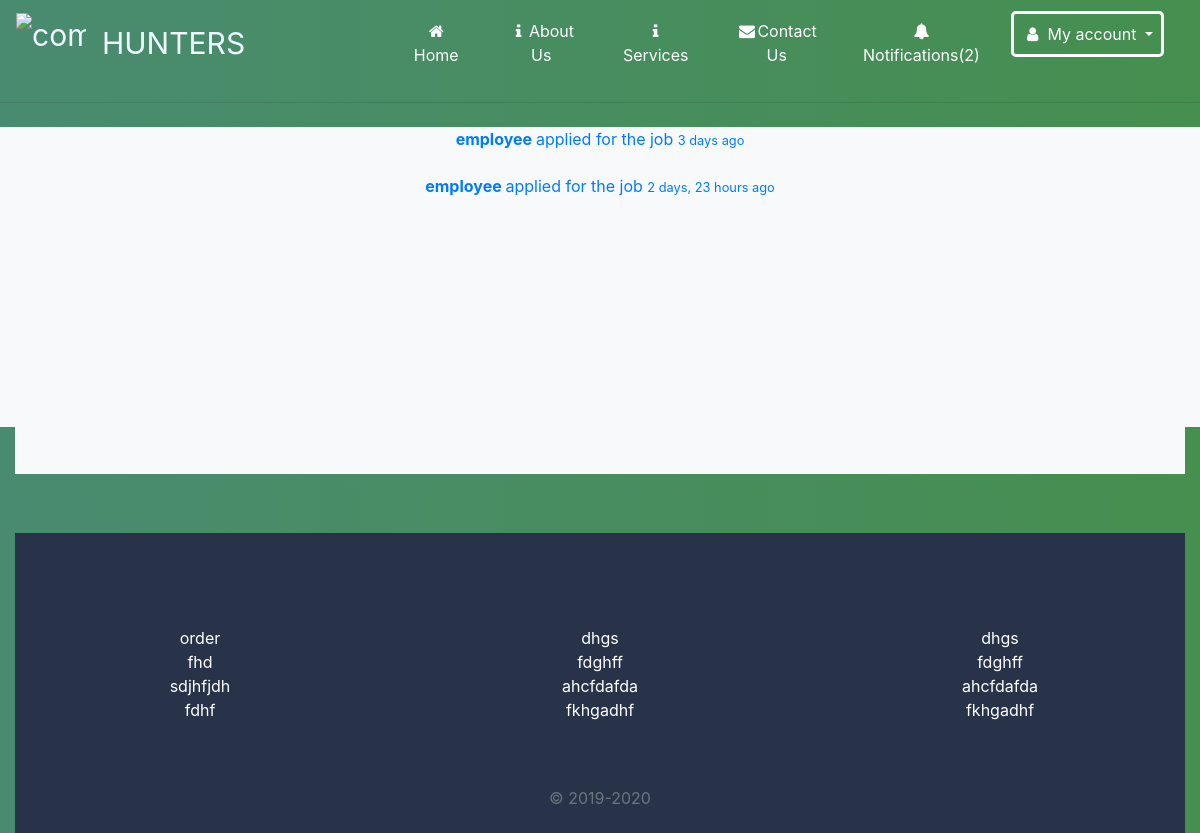
The page /notification (signed in) on the database as committed earlier.
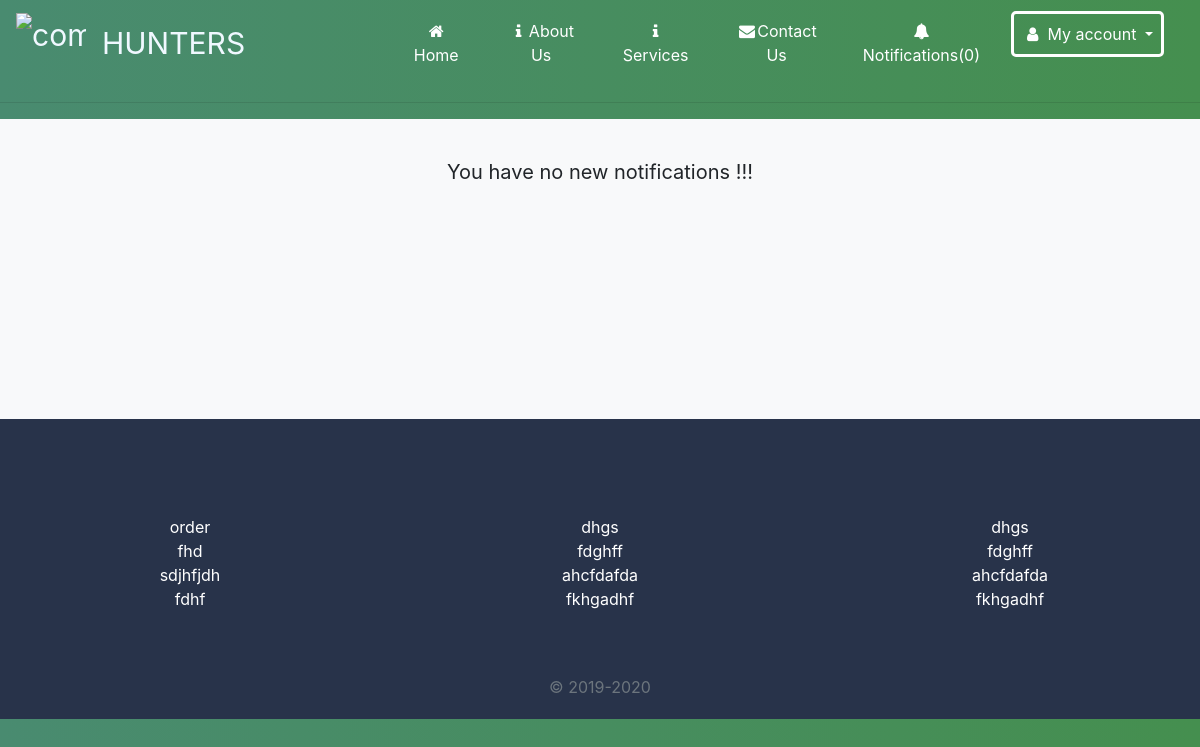
The same page on the database as committed later.
### home/models.py (models this page shows)
class Notification(models.Model):
    MESSAGE='message'
    APPLICATION='application'
    CHOICES =(
        (MESSAGE,'Message'),
        (APPLICATION,'Application')
    )
    to_user=models.ForeignKey(User,related_name='notifications',on_delete=models.CASCADE)
    notification_type =models.CharField(max_length=20,choices=CHOICES)
    is_read =models.BooleanField(default=False)
    extra_id= models.IntegerField(null=True,blank=True)
    created_at = models.DateTimeField(auto_now_add=True)
    created_by = models.ForeignKey(User,related_name='creatednotifications', on_delete=models.CASCADE)
    class Meta:
        ordering=['created_at']

### home/views.py (the view, shortened to what this page needs)
# urls.py: path('notification',views.notification,name='notification')
@login_required
def notification(request):
    goto= request.GET.get('goto','')
    notification_id=request.GET.get('notification',0)
    extra_id =request.GET.get('extra_id',0)
    return render(request,'notification.html')

### home/context_processors.py (called while the page is built)
def notification(request):
    if request.user.is_authenticated:
        return {'notifications':request.user.notifications.filter(is_read=False)}
    else:
        return {'notifications':[]}

### templates/notification.html (shortened to what this page needs)
 {% include 'navbar.html' %} {% if not notifications %}
<div class="container-fluid  text-center bg-light ">
    <p class="font"> You have no new notifications !!! </p>
</div>
{%endif%} {% for notification in notifications %}
<div class="container-fluid fornot text-center bg-light ">
    {% if notification.notification_type == 'message' %}
    <li class="list-unstyled">
        <a href="{% url 'notification' %}?goto=view_application&notification={{notification.id}}&extra_id={{notification.extra_id}}">
            <strong>{{notification.created_by.username}} </strong> sent you a message
            <small>{{notification.created_at|timesince}} ago</small></a>
    </li>
    {% elif notification.notification_type == 'application' %}
    <li class="list-unstyled">
        <a href="{% url 'notification' %}?goto=view_application&notification={{notification.id}}&extra_id={{notification.extra_id}}">
            <strong>{{notification.created_by.username}} </strong> applied for the job
            <small>{{notification.created_at|timesince}} ago</small></a>
    </li>
    {%endif%} {%endfor%}
</div>
{% include 'footer.html' %}

Rows that differ between the two databases and show on the page:
no longer on this page (row edited): Notification: created_by.username "employee", created_at "3 days"
no longer on this page (row edited): Notification: created_by.username "employee", created_at "2 days, 23 hours"
Other text that changed with them:
{{ notifications.count }}: "2" → "0"
text now shown: "You have no new notifications !!!"
